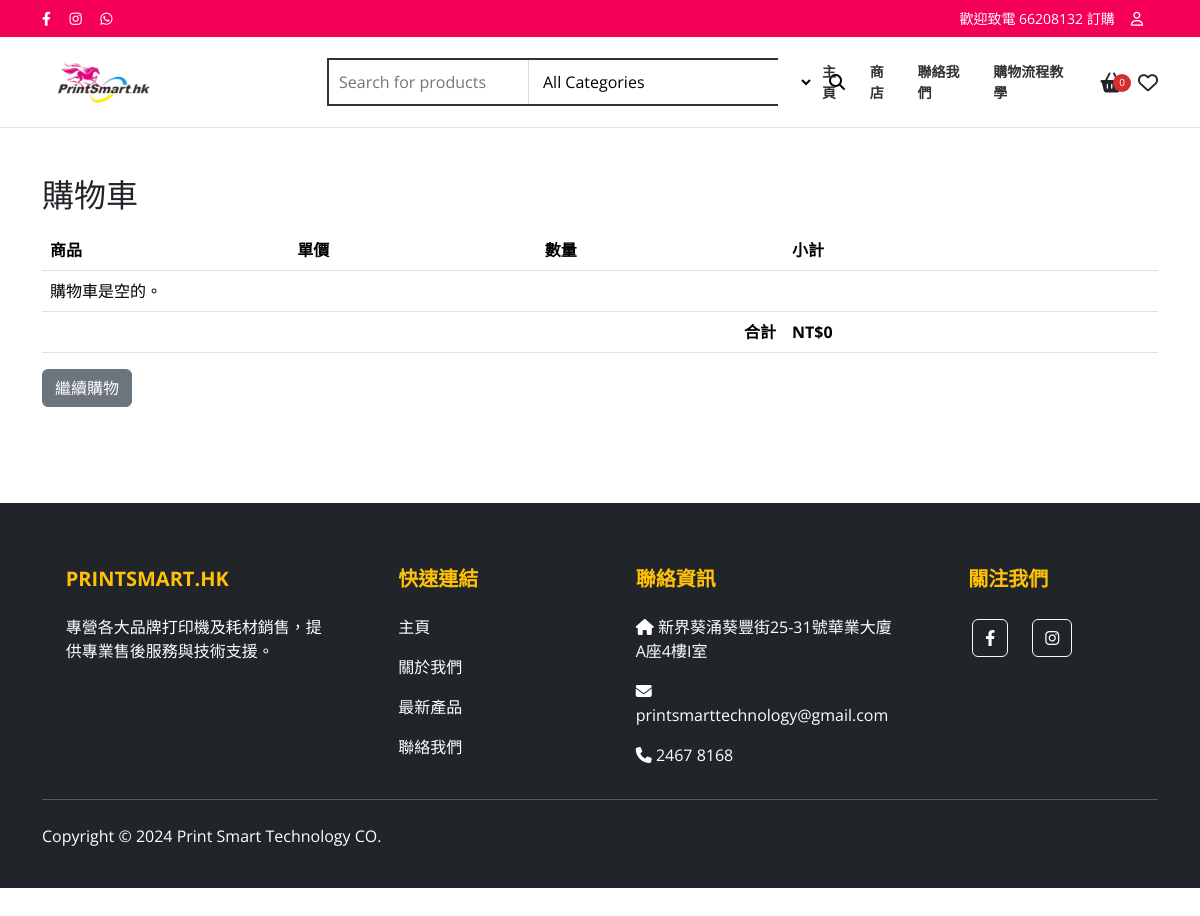
Page /cart/ on the committed database.
### store/models.py (models this page shows, shortened)
class SiteSettings(models.Model):
    site_name = models.CharField(max_length=100, default="My E-Shop", verbose_name="網站名稱")
    logo = models.ImageField(upload_to='site/', blank=True, null=True, verbose_name="Logo")
    hero_banner = models.ImageField(upload_to='site/', blank=True, null=True, verbose_name="首頁 Banner")
    hero_title = models.CharField(max_length=200, blank=True, verbose_name="Banner 標題")
    hero_subtitle = models.CharField(max_length=200, blank=True, verbose_name="Banner 副標題")
    hero_button_text = models.CharField(max_length=50, blank=True, verbose_name="按鈕文字")
    hero_link = models.URLField(blank=True, verbose_name="Banner 連結")
    contact_phone = models.CharField(max_length=50, blank=True, verbose_name="聯絡電話")
    contact_email = models.EmailField(blank=True, verbose_name="聯絡 Email")
    contact_address = models.CharField(max_length=255, blank=True, verbose_name="聯絡地址")
    footer_about = models.TextField(blank=True, verbose_name="Footer 關於我們")
    footer_copyright = models.CharField(max_length=200, blank=True, default="Copyright © 2026 PrintSmart.hk", verbose_name="Footer 版權宣告")
    facebook_url = models.URLField(blank=True, verbose_name="Facebook 連結")
    instagram_url = models.URLField(blank=True, verbose_name="Instagram 連結")
    whatsapp_url = models.URLField(blank=True, verbose_name="WhatsApp 連結")
    facebook_pixel_id = models.CharField(max_length=50, blank=True, help_text="Example: 123456789", verbose_name="Facebook Pixel ID")
    google_analytics_id = models.CharField(max_length=50, blank=True, help_text="Example: G-XXXXXXXXXX", verbose_name="Google Analytics ID")
    smtp_host = models.CharField(max_length=200, blank=True, verbose_name="SMTP 主機 (Host)")
    smtp_port = models.IntegerField(default=587, verbose_name="SMTP 端口 (Port)")
    smtp_user = models.CharField(max_length=200, blank=True, verbose_name="SMTP 帳號 (User)")
    smtp_password = models.CharField(max_length=200, blank=True, verbose_name="SMTP 密碼 (Password)")
    smtp_use_tls = models.BooleanField(default=True, verbose_name="使用 TLS")
    smtp_from_email = models.EmailField(blank=True, verbose_name="寄件者 Email")
    menu_home_text = models.CharField(max_length=50, default="主頁", verbose_name="主選單-主頁文字")
    menu_store_text = models.CharField(max_length=50, default="商店", verbose_name="主選單-商店文字")
    menu_contact_text = models.CharField(max_length=50, default="聯絡我們", verbose_name="主選單-聯絡我們文字")
    menu_tutorial_text = models.CharField(max_length=50, default="購物流程教學", verbose_name="主選單-教學文字")
    menu_tutorial_link = models.CharField(max_length=200, default="#", verbose_name="主選單-教學連結")
    top_bar_bg_color = models.CharField(max_length=20, default="#F50057", verbose_name="頂部通知列背景顏色", help_text="Hex color code (e.g. #F50057)")
    navbar_bg_color = models.CharField(max_length=20, default="#D32F2F", verbose_name="導航列背景顏色", help_text="Hex color code (e.g. #D32F2F)")
    navbar_text_color = models.CharField(max_length=20, default="#ffffff", verbose_name="導航列文字顏色", help_text="Hex color code (e.g. #ffffff)")
    navbar_items = models.TextField(default="HP, CANON, BROTHER, EPSON, SAMSUNG, XEROX, PANTUM, LEXMARK, KODAK, 其他商品", verbose_name="導航列項目", help_text="Comma separated list")
    product_label_bg_color = models.CharField(max_length=20, default="#D32F2F", verbose_name="商品標籤背景顏色")
    product_label_text_color = models.CharField(max_length=20, default="#ffffff", verbose_name="商品標籤文字顏色")
    class Meta:
        verbose_name = "網站設定"
        verbose_name_plural = "網站設定"

### store/views.py (the view)
# urls.py: path('cart/', views.cart_view, name='cart_view'),
def cart_view(request):
    cart = _get_cart(request.session)
    items = []
    total = Decimal('0')
    for pid, item in cart.items():
        price = Decimal(item['price'])
        qty = int(item['qty'])
        subtotal = price * qty
        items.append({'id': int(pid), 'name': item['name'], 'price': price, 'qty': qty, 'subtotal': subtotal})
        total += subtotal
    coupon_id = request.session.get('coupon_id')
    coupon = None
    discount = Decimal('0')
    if coupon_id:
        try:
            coupon = Coupon.objects.get(id=coupon_id)
            discount = coupon.calculate_discount(total)
        except Coupon.DoesNotExist:
            request.session['coupon_id'] = None
    if total < discount:
        discount = total
    grand_total = total - discount
    coupon_form = CouponApplyForm()
    return render(request, 'store/cart.html', {
        'items': items,
        'total': total,
        'coupon': coupon,
        'discount': discount,
        'grand_total': grand_total,
        'coupon_form': coupon_form
    })

### store/forms.py
class CouponApplyForm(forms.Form):
    code = forms.CharField(label='Coupon', widget=forms.TextInput(attrs={'class': 'form-control', 'placeholder': 'Coupon Code'}))

### store/context_processors.py (called while the page is built, shortened)
def site_settings(request):
    settings = SiteSettings.objects.first()
    categories = Category.objects.all()
    return {
        'site_settings': settings,
        'categories': categories
    }

def cart_processor(request):
    cart = request.session.get('cart', {})
    cart_items = []
    cart_total_price = Decimal('0')
    cart_item_count = 0
    return {
        'cart_item_count': cart_item_count,
        'cart_items': cart_items,
        'cart_total_price': cart_total_price
    }

### store/views.py (called while the page is built)
def _get_cart(session):
    return session.setdefault('cart', {})

### templates/store/cart.html (shortened to what this page needs)
{% extends 'base.html' %}
{% block content %}
<div class="container py-5">
<h2 class="mb-3">購物車</h2>
<div class="table-responsive">
  <table class="table align-middle">
    <thead>
      <tr>
        <th>商品</th><th>單價</th><th>數量</th><th>小計</th><th></th>
      </tr>
    </thead>
    <tbody>
      {% for item in items %}
        <tr>
          <td>{{ item.name }}</td>
          <td>NT${{ item.price }}</td>
          <td>{{ item.qty }}</td>
          <td>NT${{ item.subtotal }}</td>
          <td><a href="{% url 'cart_remove' item.id %}" class="btn btn-sm btn-outline-danger">移除</a></td>
        </tr>
      {% empty %}
        <tr><td colspan="5">購物車是空的。</td></tr>
      {% endfor %}
    </tbody>
    <tfoot>
      <tr>
        <th colspan="3" class="text-end">合計</th>
        <th>NT${{ total }}</th>
        <th></th>
      </tr>
    </tfoot>
  </table>
</div>
<div class="d-flex gap-2">
  <a href="{% url 'product_list' %}" class="btn btn-secondary">繼續購物</a>
</div>
</div>
{% endblock %}

### templates/base.html (shortened to what this page needs)
<!doctype html>
<html lang="zh-Hant">
<head>
  <link href="https://cdn.jsdelivr.net/npm/bootstrap@5.3.3/dist/css/bootstrap.min.css" rel="stylesheet">
  <link rel="stylesheet" href="https://cdnjs.cloudflare.com/ajax/libs/font-awesome/6.4.0/css/all.min.css">
  {% load static %}
  <link rel="stylesheet" href="{% static 'css/style.css' %}">
</head>
<body>
  <div class="top-bar" style="background-color: {{ site_settings.top_bar_bg_color|default:'#F50057' }};">
    <div class="container d-flex justify-content-between align-items-center">
      <div class="social-icons">
        <a href="{{ site_settings.facebook_url|default:'#' }}"><i class="fab fa-facebook-f"></i></a>
        <a href="{{ site_settings.instagram_url|default:'#' }}"><i class="fab fa-instagram"></i></a>
        <a href="{{ site_settings.whatsapp_url|default:'#' }}"><i class="fab fa-whatsapp"></i></a>
      </div>
      <div class="d-flex align-items-center">
        <span class="me-3">歡迎致電 66208132 訂購</span>
        {% if user.is_authenticated %}
            <a href="{% url 'profile' %}" class="text-white ms-2"><i class="fas fa-user"></i> {{ user.username }}</a>
            <form method="post" action="{% url 'logout' %}" class="d-inline ms-2">
                {% csrf_token %}
                <button type="submit" class="btn btn-link text-white p-0" style="font-size: 0.9rem;">Logout</button>
            </form>
        {% else %}
            <a href="{% url 'login' %}"><i class="far fa-user"></i></a>
        {% endif %}
      </div>
    </div>
  </div>
  <header class="main-header">
    <div class="container">
      <div class="row align-items-center">
        <div class="col-6 col-md-3 col-lg-3 d-flex align-items-center">
          <a href="{% url 'product_list' %}" class="text-decoration-none">
            <div class="d-flex align-items-center">
               {% if site_settings.logo %}
                 <img src="{{ site_settings.logo.url }}" alt="{{ site_settings.site_name }}" style="height: 50px;">
               {% else %}
                 <img src="https://placehold.co/200x60?text=PrintSmart.hk" alt="PrintSmart Logo" style="height: 50px;">
               {% endif %}
            </div>
          </a>
        </div>
        <div class="col-12 col-md-5 col-lg-5 order-3 order-md-2 mt-3 mt-md-0">
          <form class="search-container" action="{% url 'product_list' %}" method="get">
            <input type="text" name="q" class="search-input" placeholder="Search for products" value="{{ search_query|default:'' }}">
            <select class="search-select d-none d-sm-block" name="category" onchange="this.form.submit()">
              <option value="">All Categories</option>
            </select>
            <button type="submit" class="search-btn">
              <i class="fas fa-search"></i>
            </button>
          </form>
        </div>
        <div class="col-6 col-md-4 col-lg-4 order-2 order-md-3">
          <div class="d-flex justify-content-end align-items-center">
            <div class="nav-links d-none d-lg-flex">
            <a href="{% url 'product_list' %}" class="{% if request.path == '/' %}active{% endif %}">{{ site_settings.menu_home_text|default:'主頁' }}</a>
            <a href="{% url 'shop' %}" class="{% if '/shop/' in request.path %}active{% endif %}">{{ site_settings.menu_store_text|default:'商店' }}</a>
            <a href="{% url 'contact' %}" class="{% if '/contact/' in request.path %}active{% endif %}">{{ site_settings.menu_contact_text|default:'聯絡我們' }}</a>
            <a href="{% url 'tutorial' %}" class="{% if '/tutorial/' in request.path %}active{% endif %}">{{ site_settings.menu_tutorial_text|default:'購物流程教學' }}</a>
          </div>
            <div class="header-icons ms-4">
              <a href="#" class="cart-icon text-dark text-decoration-none" data-bs-toggle="offcanvas" data-bs-target="#shoppingCartOffcanvas" aria-controls="shoppingCartOffcanvas">
                <i class="fas fa-shopping-basket fa-lg"></i>
                <span class="cart-badge">{{ cart_item_count|default:0 }}</span>
              </a>
              <a href="{% url 'wishlist' %}" class="text-dark"><i class="far fa-heart fa-lg"></i></a>
            </div>
          </div>
        </div>
      </div>
    </div>
  </header>
  <main>
    {% block content %}{% endblock %}
  </main>
  <footer class="bg-dark text-white pt-5 pb-4 mt-5">
    <div class="container">
      <div class="row">
        <div class="col-md-3 col-lg-3 col-xl-3 mx-auto mt-3">
          <h5 class="text-uppercase mb-4 fw-bold text-warning">PrintSmart.hk</h5>
          <p>
            {{ site_settings.footer_about|default:"專營各大品牌打印機及耗材銷售，提供專業售後服務與技術支援。"|linebreaksbr }}
          </p>
        </div>
        <div class="col-md-2 col-lg-2 col-xl-2 mx-auto mt-3">
          <h5 class="text-uppercase mb-4 fw-bold text-warning">快速連結</h5>
          <p><a href="{% url 'product_list' %}" class="text-white text-decoration-none">主頁</a></p>
          <p><a href="{% url 'page_detail' 'about' %}" class="text-white text-decoration-none">關於我們</a></p>
          <p><a href="{% url 'product_list' %}" class="text-white text-decoration-none">最新產品</a></p>
          <p><a href="{% url 'contact' %}" class="text-white text-decoration-none">聯絡我們</a></p>
        </div>
        <div class="col-md-4 col-lg-3 col-xl-3 mx-auto mt-3">
          <h5 class="text-uppercase mb-4 fw-bold text-warning">聯絡資訊</h5>
          <p><i class="fas fa-home mr-3"></i> {{ site_settings.contact_address|default:"香港九龍某某區某某街123號" }}</p>
          <p><i class="fas fa-envelope mr-3"></i> {{ site_settings.contact_email|default:"info@printsmart.hk" }}</p>
          <p><i class="fas fa-phone mr-3"></i> {{ site_settings.contact_phone|default:"+852 1234 5678" }}</p>
        </div>
        <div class="col-md-3 col-lg-2 col-xl-2 mx-auto mt-3">
           <h5 class="text-uppercase mb-4 fw-bold text-warning">關注我們</h5>
           <div class="d-flex gap-3">
             <a href="{{ site_settings.facebook_url|default:'#' }}" class="btn btn-outline-light btn-floating m-1 text-white" role="button"><i class="fab fa-facebook-f"></i></a>
             <a href="{{ site_settings.instagram_url|default:'#' }}" class="btn btn-outline-light btn-floating m-1 text-white" role="button"><i class="fab fa-instagram"></i></a>
           </div>
        </div>
      </div>
      <hr class="mb-4">
      <div class="row align-items-center">
        <div class="col-md-7 col-lg-8">
          <p> {{ site_settings.footer_copyright|default:"Copyright © 2026 PrintSmart.hk" }}
          </p>
        </div>
      </div>
    </div>
  </footer>
</body>
</html>

### static/css/style.css (style rules this page uses)
:root { --primary-pink: #F50057; --primary-red: #D32F2F; --light-gray: #f8f9fa; --border-color: #dee2e6; }
body { font-family: 'Open Sans', sans-serif; }
.top-bar { background-color: var(--primary-pink); color: white; padding: 8px 0; font-size: 14px; }
.top-bar a { color: white; text-decoration: none; margin-right: 15px; }
.main-header { background-color: white; padding: 20px 0; border-bottom: 1px solid var(--border-color); }
.search-container { border: 2px solid #333; display: flex; align-items: center; padding: 0; }
.search-input { border: none; padding: 10px; flex-grow: 1; outline: none; }
.search-select { border: none; border-left: 1px solid #ddd; padding: 10px; background-color: white; outline: none; cursor: pointer; }
.search-btn { background: none; border: none; padding: 10px 15px; cursor: pointer; }
.nav-links a { color: #333; text-decoration: none; font-weight: 600; margin-left: 20px; font-size: 14px; }
.header-icons { display: flex; align-items: center; gap: 15px; }
.cart-icon { position: relative; display: flex; align-items: center; gap: 5px; }
.cart-badge { position: absolute; top: -8px; right: -8px; background-color: var(--primary-red); color: white; border-radius: 50%; width: 18px; height: 18px; font-size: 10px; display: flex; justify-content: center; align-items: center; }

### rows in the picture
SiteSettings: logo (picture), menu_home_text "主頁", menu_store_text "商店", menu_contact_text "聯絡我們", menu_tutorial_text "購物流程教學", footer_about "專營各大品牌打印機及耗材銷售，提供專業售後服務與技術支援。", contact_address "新界葵涌葵豐街25-31號華業大廈A座4樓I室", contact_email "printsmarttechnology@gmail.com", contact_phone "2467 8168", footer_copyright "Copyright © 2024 Print Smart Technology CO."

### other values in the picture
{{ cart_item_count|default:0 }} "0"
{{ total }} "0"
